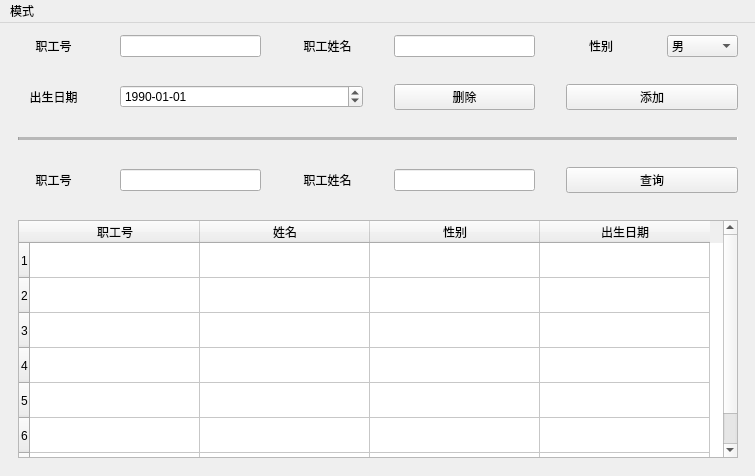
<?xml version="1.0" encoding="UTF-8"?>
<ui version="4.0">
 <class>admin_ch_sinfo</class>
 <widget class="QMainWindow" name="admin_ch_sinfo">
  <property name="geometry">
   <rect>
    <x>0</x>
    <y>0</y>
    <width>755</width>
    <height>476</height>
   </rect>
  </property>
  <property name="windowTitle">
   <string>职工信息管理</string>
  </property>
  <widget class="QWidget" name="centralwidget">
   <widget class="QWidget" name="gridLayoutWidget">
    <property name="geometry">
     <rect>
      <x>0</x>
      <y>0</y>
      <width>751</width>
      <height>441</height>
     </rect>
    </property>
    <layout class="QGridLayout" name="gridLayout_2" columnstretch="1,2,1,1,1,1,1">
     <property name="leftMargin">
      <number>18</number>
     </property>
     <property name="topMargin">
      <number>12</number>
     </property>
     <property name="rightMargin">
      <number>13</number>
     </property>
     <property name="bottomMargin">
      <number>6</number>
     </property>
     <property name="horizontalSpacing">
      <number>31</number>
     </property>
     <property name="verticalSpacing">
      <number>27</number>
     </property>
     <item row="1" column="3" colspan="2">
      <widget class="QPushButton" name="del_B">
       <property name="text">
        <string>删除</string>
       </property>
      </widget>
     </item>
     <item row="0" column="1">
      <widget class="QLineEdit" name="Sno_LE"/>
     </item>
     <item row="0" column="0">
      <widget class="QLabel" name="label">
       <property name="text">
        <string>职工号</string>
       </property>
       <property name="alignment">
        <set>Qt::AlignCenter</set>
       </property>
      </widget>
     </item>
     <item row="0" column="2">
      <widget class="QLabel" name="label_2">
       <property name="text">
        <string>职工姓名</string>
       </property>
       <property name="alignment">
        <set>Qt::AlignCenter</set>
       </property>
      </widget>
     </item>
     <item row="1" column="0">
      <widget class="QLabel" name="label_6">
       <property name="text">
        <string>出生日期</string>
       </property>
       <property name="alignment">
        <set>Qt::AlignCenter</set>
       </property>
      </widget>
     </item>
     <item row="3" column="1">
      <widget class="QLineEdit" name="Sno_S_LE"/>
     </item>
     <item row="0" column="3" colspan="2">
      <widget class="QLineEdit" name="Sname_LE"/>
     </item>
     <item row="0" column="5">
      <widget class="QLabel" name="label_5">
       <property name="text">
        <string>性别</string>
       </property>
       <property name="alignment">
        <set>Qt::AlignCenter</set>
       </property>
      </widget>
     </item>
     <item row="3" column="2">
      <widget class="QLabel" name="label_4">
       <property name="text">
        <string>职工姓名</string>
       </property>
       <property name="alignment">
        <set>Qt::AlignCenter</set>
       </property>
      </widget>
     </item>
     <item row="1" column="5" colspan="2">
      <widget class="QPushButton" name="Add_Ch_B">
       <property name="text">
        <string>添加</string>
       </property>
      </widget>
     </item>
     <item row="3" column="0">
      <widget class="QLabel" name="label_3">
       <property name="text">
        <string>职工号</string>
       </property>
       <property name="alignment">
        <set>Qt::AlignCenter</set>
       </property>
      </widget>
     </item>
     <item row="0" column="6">
      <widget class="QComboBox" name="Ssex_CB">
       <item>
        <property name="text">
         <string>男</string>
        </property>
       </item>
       <item>
        <property name="text">
         <string>女</string>
        </property>
       </item>
      </widget>
     </item>
     <item row="1" column="1" colspan="2">
      <widget class="QDateEdit" name="birthday">
       <property name="dateTime">
        <datetime>
         <hour>0</hour>
         <minute>0</minute>
         <second>0</second>
         <year>1990</year>
         <month>1</month>
         <day>1</day>
        </datetime>
       </property>
       <property name="time">
        <time>
         <hour>0</hour>
         <minute>0</minute>
         <second>0</second>
        </time>
       </property>
       <property name="currentSection">
        <enum>QDateTimeEdit::YearSection</enum>
       </property>
       <property name="displayFormat">
        <string>yyyy-MM-dd</string>
       </property>
      </widget>
     </item>
     <item row="3" column="3" colspan="2">
      <widget class="QLineEdit" name="Sname_S_LE"/>
     </item>
     <item row="4" column="0" colspan="7">
      <widget class="QTableWidget" name="info_TB">
       <property name="gridStyle">
        <enum>Qt::SolidLine</enum>
       </property>
       <property name="rowCount">
        <number>7</number>
       </property>
       <attribute name="horizontalHeaderMinimumSectionSize">
        <number>58</number>
       </attribute>
       <attribute name="horizontalHeaderDefaultSectionSize">
        <number>170</number>
       </attribute>
       <attribute name="verticalHeaderMinimumSectionSize">
        <number>20</number>
       </attribute>
       <attribute name="verticalHeaderDefaultSectionSize">
        <number>35</number>
       </attribute>
       <row/>
       <row/>
       <row/>
       <row/>
       <row/>
       <row/>
       <row/>
       <column>
        <property name="text">
         <string>职工号</string>
        </property>
       </column>
       <column>
        <property name="text">
         <string>姓名</string>
        </property>
       </column>
       <column>
        <property name="text">
         <string>性别</string>
        </property>
       </column>
       <column>
        <property name="text">
         <string>出生日期</string>
        </property>
       </column>
      </widget>
     </item>
     <item row="3" column="5" colspan="2">
      <widget class="QPushButton" name="Search_B">
       <property name="text">
        <string>查询</string>
       </property>
      </widget>
     </item>
     <item row="2" column="0" colspan="7">
      <widget class="Line" name="line">
       <property name="midLineWidth">
        <number>4</number>
       </property>
       <property name="orientation">
        <enum>Qt::Horizontal</enum>
       </property>
      </widget>
     </item>
    </layout>
   </widget>
  </widget>
  <widget class="QMenuBar" name="menubar">
   <property name="geometry">
    <rect>
     <x>0</x>
     <y>0</y>
     <width>755</width>
     <height>28</height>
    </rect>
   </property>
   <widget class="QMenu" name="menu">
    <property name="title">
     <string>模式</string>
    </property>
    <addaction name="Sinfo_A"/>
    <addaction name="Rinfo_A"/>
   </widget>
   <addaction name="menu"/>
  </widget>
  <action name="Sinfo_A">
   <property name="text">
    <string>职工信息管理</string>
   </property>
  </action>
  <action name="Rinfo_A">
   <property name="text">
    <string>职工签到统计</string>
   </property>
  </action>
 </widget>
 <resources/>
 <connections/>
</ui>
